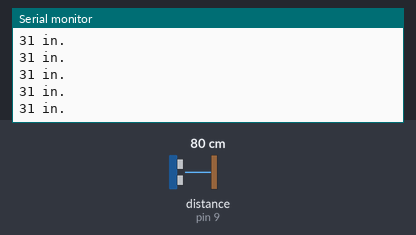
Recording of a sketch running on a simulated Arduino Uno, built with avr-gcc and run on an emulated ATmega328P. Shown: the last lines printed to the serial monitor. The test bench sets the inputs (shaded band); at power-on: distance to the obstacle (sensor on pin 9) 80 cm.

Above: at 1.2 s.
1.3 s: distance to the obstacle (sensor on pin 9) set to 2 cm
At 1.37 s:
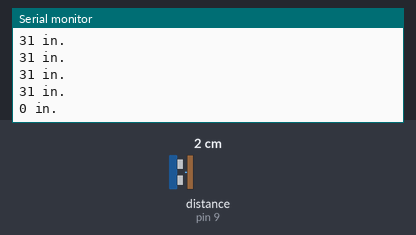
2.8 s: distance to the obstacle (sensor on pin 9) set to 120 cm
At 2.89 s:
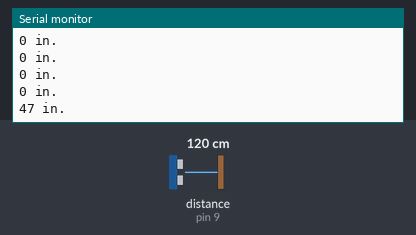
Timing chart, 0 to 5.8 s (numbered marks = the images above; inputs shaded):
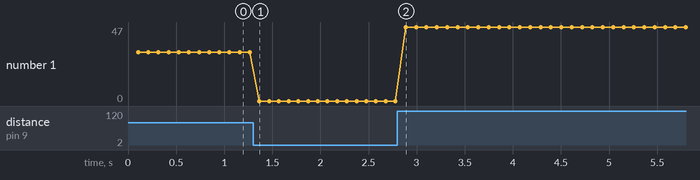

The sketch:

WorkingSensor.ino
```cpp
#include <NewPing.h>

//Tell the Arduino where the sensor is hooked up
NewPing sonar(8, 9);

long inches;

void setup() {
//Activate the serial monitor so you can see the output of the sensor
Serial.begin(9600);
}

void loop() {
delay(100);
//Ping the sensor to determine distance in inches
inches = sonar.ping_in();
//Print the distance in inches to the serial monitor
Serial.print(inches);
Serial.print(" in.");
Serial.print("\n");

}
```

Measured:
- after the input at 1.3 s, the serial monitor: prints a new line after 0.07 s (image 1)
- after the input at 2.8 s, the serial monitor: prints a new line after 0.09 s (image 2)
- plotted number 1: 31 → 0 after the input at 1.3 s, 0 → 47 after the input at 2.8 s
